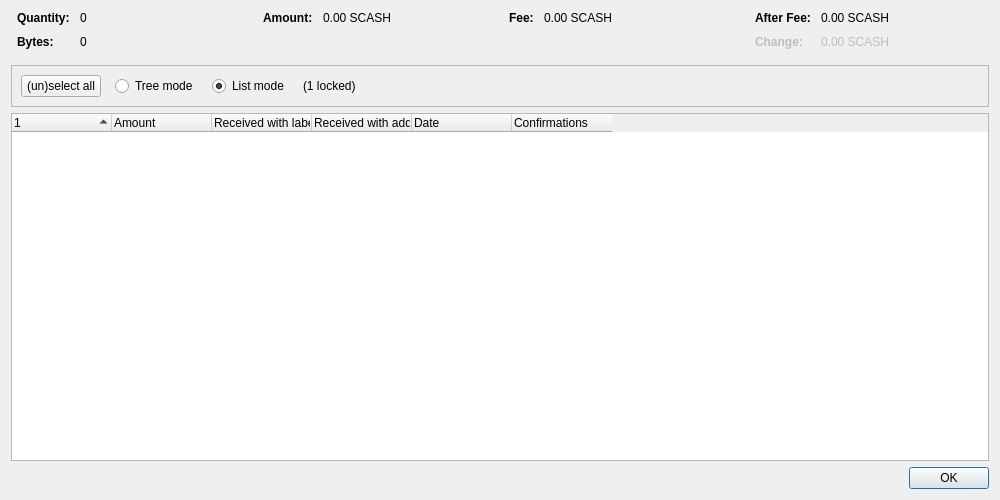
<?xml version="1.0" encoding="UTF-8"?>
<ui version="4.0">
 <class>CoinControlDialog</class>
 <widget class="QDialog" name="CoinControlDialog">
  <property name="geometry">
   <rect>
    <x>0</x>
    <y>0</y>
    <width>1000</width>
    <height>500</height>
   </rect>
  </property>
  <property name="windowTitle">
   <string>Coin Selection</string>
  </property>
  <layout class="QVBoxLayout" name="verticalLayout">
   <item>
    <layout class="QHBoxLayout" name="horizontalLayoutTop" stretch="0,0,0,0">
     <property name="topMargin">
      <number>0</number>
     </property>
     <property name="bottomMargin">
      <number>10</number>
     </property>
     <item>
      <layout class="QFormLayout" name="formLayoutCoinControl1">
       <property name="labelAlignment">
        <set>Qt::AlignLeft|Qt::AlignVCenter</set>
       </property>
       <property name="horizontalSpacing">
        <number>10</number>
       </property>
       <property name="verticalSpacing">
        <number>10</number>
       </property>
       <property name="leftMargin">
        <number>6</number>
       </property>
       <property name="rightMargin">
        <number>6</number>
       </property>
       <item row="0" column="0">
        <widget class="QLabel" name="labelCoinControlQuantityText">
         <property name="font">
          <font>
           <weight>75</weight>
           <bold>true</bold>
          </font>
         </property>
         <property name="text">
          <string>Quantity:</string>
         </property>
        </widget>
       </item>
       <item row="0" column="1">
        <widget class="QLabel" name="labelCoinControlQuantity">
         <property name="cursor">
          <cursorShape>IBeamCursor</cursorShape>
         </property>
         <property name="contextMenuPolicy">
          <enum>Qt::ActionsContextMenu</enum>
         </property>
         <property name="text">
          <string notr="true">0</string>
         </property>
         <property name="textInteractionFlags">
          <set>Qt::LinksAccessibleByMouse|Qt::TextSelectableByKeyboard|Qt::TextSelectableByMouse</set>
         </property>
        </widget>
       </item>
       <item row="1" column="0">
        <widget class="QLabel" name="labelCoinControlBytesText">
         <property name="font">
          <font>
           <weight>75</weight>
           <bold>true</bold>
          </font>
         </property>
         <property name="text">
          <string>Bytes:</string>
         </property>
        </widget>
       </item>
       <item row="1" column="1">
        <widget class="QLabel" name="labelCoinControlBytes">
         <property name="cursor">
          <cursorShape>IBeamCursor</cursorShape>
         </property>
         <property name="contextMenuPolicy">
          <enum>Qt::ActionsContextMenu</enum>
         </property>
         <property name="text">
          <string notr="true">0</string>
         </property>
         <property name="textInteractionFlags">
          <set>Qt::LinksAccessibleByMouse|Qt::TextSelectableByKeyboard|Qt::TextSelectableByMouse</set>
         </property>
        </widget>
       </item>
      </layout>
     </item>
     <item>
      <layout class="QFormLayout" name="formLayoutCoinControl2">
       <property name="horizontalSpacing">
        <number>10</number>
       </property>
       <property name="verticalSpacing">
        <number>10</number>
       </property>
       <property name="leftMargin">
        <number>6</number>
       </property>
       <property name="rightMargin">
        <number>6</number>
       </property>
       <item row="0" column="0">
        <widget class="QLabel" name="labelCoinControlAmountText">
         <property name="font">
          <font>
           <weight>75</weight>
           <bold>true</bold>
          </font>
         </property>
         <property name="text">
          <string>Amount:</string>
         </property>
        </widget>
       </item>
       <item row="0" column="1">
        <widget class="QLabel" name="labelCoinControlAmount">
         <property name="cursor">
          <cursorShape>IBeamCursor</cursorShape>
         </property>
         <property name="contextMenuPolicy">
          <enum>Qt::ActionsContextMenu</enum>
         </property>
         <property name="text">
          <string notr="true">0.00 SCASH</string>
         </property>
         <property name="textInteractionFlags">
          <set>Qt::LinksAccessibleByMouse|Qt::TextSelectableByKeyboard|Qt::TextSelectableByMouse</set>
         </property>
        </widget>
       </item>
      </layout>
     </item>
     <item>
      <layout class="QFormLayout" name="formLayoutCoinControl3">
       <property name="horizontalSpacing">
        <number>10</number>
       </property>
       <property name="verticalSpacing">
        <number>10</number>
       </property>
       <property name="leftMargin">
        <number>6</number>
       </property>
       <property name="rightMargin">
        <number>6</number>
       </property>
       <item row="0" column="0">
        <widget class="QLabel" name="labelCoinControlFeeText">
         <property name="font">
          <font>
           <weight>75</weight>
           <bold>true</bold>
          </font>
         </property>
         <property name="text">
          <string>Fee:</string>
         </property>
        </widget>
       </item>
       <item row="0" column="1">
        <widget class="QLabel" name="labelCoinControlFee">
         <property name="cursor">
          <cursorShape>IBeamCursor</cursorShape>
         </property>
         <property name="contextMenuPolicy">
          <enum>Qt::ActionsContextMenu</enum>
         </property>
         <property name="text">
          <string notr="true">0.00 SCASH</string>
         </property>
         <property name="textInteractionFlags">
          <set>Qt::LinksAccessibleByMouse|Qt::TextSelectableByKeyboard|Qt::TextSelectableByMouse</set>
         </property>
        </widget>
       </item>
      </layout>
     </item>
     <item>
      <layout class="QFormLayout" name="formLayoutCoinControl4">
       <property name="labelAlignment">
        <set>Qt::AlignLeft|Qt::AlignVCenter</set>
       </property>
       <property name="horizontalSpacing">
        <number>10</number>
       </property>
       <property name="verticalSpacing">
        <number>10</number>
       </property>
       <property name="leftMargin">
        <number>6</number>
       </property>
       <property name="rightMargin">
        <number>6</number>
       </property>
       <item row="0" column="0">
        <widget class="QLabel" name="labelCoinControlAfterFeeText">
         <property name="font">
          <font>
           <weight>75</weight>
           <bold>true</bold>
          </font>
         </property>
         <property name="text">
          <string>After Fee:</string>
         </property>
        </widget>
       </item>
       <item row="0" column="1">
        <widget class="QLabel" name="labelCoinControlAfterFee">
         <property name="cursor">
          <cursorShape>IBeamCursor</cursorShape>
         </property>
         <property name="contextMenuPolicy">
          <enum>Qt::ActionsContextMenu</enum>
         </property>
         <property name="text">
          <string notr="true">0.00 SCASH</string>
         </property>
         <property name="textInteractionFlags">
          <set>Qt::LinksAccessibleByMouse|Qt::TextSelectableByKeyboard|Qt::TextSelectableByMouse</set>
         </property>
        </widget>
       </item>
       <item row="1" column="0">
        <widget class="QLabel" name="labelCoinControlChangeText">
         <property name="enabled">
          <bool>false</bool>
         </property>
         <property name="font">
          <font>
           <weight>75</weight>
           <bold>true</bold>
          </font>
         </property>
         <property name="text">
          <string>Change:</string>
         </property>
        </widget>
       </item>
       <item row="1" column="1">
        <widget class="QLabel" name="labelCoinControlChange">
         <property name="enabled">
          <bool>false</bool>
         </property>
         <property name="cursor">
          <cursorShape>IBeamCursor</cursorShape>
         </property>
         <property name="contextMenuPolicy">
          <enum>Qt::ActionsContextMenu</enum>
         </property>
         <property name="text">
          <string notr="true">0.00 SCASH</string>
         </property>
         <property name="textInteractionFlags">
          <set>Qt::LinksAccessibleByMouse|Qt::TextSelectableByKeyboard|Qt::TextSelectableByMouse</set>
         </property>
        </widget>
       </item>
      </layout>
     </item>
    </layout>
   </item>
   <item>
    <widget class="QFrame" name="frame">
     <property name="minimumSize">
      <size>
       <width>0</width>
       <height>40</height>
      </size>
     </property>
     <property name="frameShape">
      <enum>QFrame::StyledPanel</enum>
     </property>
     <property name="frameShadow">
      <enum>QFrame::Sunken</enum>
     </property>
     <layout class="QHBoxLayout" name="horizontalLayout">
      <item>
       <layout class="QHBoxLayout" name="horizontalLayoutPanel" stretch="0,0,0,0,0">
        <property name="spacing">
         <number>14</number>
        </property>
        <item>
         <widget class="QPushButton" name="pushButtonSelectAll">
          <property name="sizePolicy">
           <sizepolicy hsizetype="Maximum" vsizetype="Fixed">
            <horstretch>0</horstretch>
            <verstretch>0</verstretch>
           </sizepolicy>
          </property>
          <property name="text">
           <string>(un)select all</string>
          </property>
          <property name="autoDefault">
           <bool>false</bool>
          </property>
         </widget>
        </item>
        <item>
         <widget class="QRadioButton" name="radioTreeMode">
          <property name="sizePolicy">
           <sizepolicy hsizetype="Maximum" vsizetype="Fixed">
            <horstretch>0</horstretch>
            <verstretch>0</verstretch>
           </sizepolicy>
          </property>
          <property name="text">
           <string>Tree mode</string>
          </property>
         </widget>
        </item>
        <item>
         <widget class="QRadioButton" name="radioListMode">
          <property name="sizePolicy">
           <sizepolicy hsizetype="Maximum" vsizetype="Fixed">
            <horstretch>0</horstretch>
            <verstretch>0</verstretch>
           </sizepolicy>
          </property>
          <property name="text">
           <string>List mode</string>
          </property>
          <property name="checked">
           <bool>true</bool>
          </property>
         </widget>
        </item>
        <item>
         <widget class="QLabel" name="labelLocked">
          <property name="text">
           <string notr="true">(1 locked)</string>
          </property>
         </widget>
        </item>
        <item>
         <spacer name="horizontalSpacer">
          <property name="orientation">
           <enum>Qt::Horizontal</enum>
          </property>
          <property name="sizeHint" stdset="0">
           <size>
            <width>40</width>
            <height>20</height>
           </size>
          </property>
         </spacer>
        </item>
       </layout>
      </item>
     </layout>
    </widget>
   </item>
   <item>
    <widget class="CoinControlTreeWidget" name="treeWidget">
     <property name="contextMenuPolicy">
      <enum>Qt::CustomContextMenu</enum>
     </property>
     <property name="sortingEnabled">
      <bool>false</bool>
     </property>
     <property name="columnCount">
      <number>6</number>
     </property>
     <attribute name="headerShowSortIndicator" stdset="0">
      <bool>true</bool>
     </attribute>
     <attribute name="headerStretchLastSection">
      <bool>false</bool>
     </attribute>
     <column>
      <property name="text">
       <string/>
      </property>
     </column>
     <column>
      <property name="text">
       <string>Amount</string>
      </property>
     </column>
     <column>
      <property name="text">
       <string>Received with label</string>
      </property>
     </column>
     <column>
      <property name="text">
       <string>Received with address</string>
      </property>
     </column>
     <column>
      <property name="text">
       <string>Date</string>
      </property>
     </column>
     <column>
      <property name="text">
       <string>Confirmations</string>
      </property>
      <property name="toolTip">
       <string>Confirmed</string>
      </property>
     </column>
     <column>
      <property name="text">
       <string/>
      </property>
     </column>
     <column>
      <property name="text">
       <string/>
      </property>
     </column>
     <column>
      <property name="text">
       <string/>
      </property>
     </column>
     <column>
      <property name="text">
       <string/>
      </property>
     </column>
    </widget>
   </item>
   <item>
    <widget class="QDialogButtonBox" name="buttonBox">
     <property name="orientation">
      <enum>Qt::Horizontal</enum>
     </property>
     <property name="standardButtons">
      <set>QDialogButtonBox::Ok</set>
     </property>
    </widget>
   </item>
  </layout>
 </widget>
 <customwidgets>
  <customwidget>
   <class>CoinControlTreeWidget</class>
   <extends>QTreeWidget</extends>
   <header>qt/coincontroltreewidget.h</header>
  </customwidget>
 </customwidgets>
 <resources/>
 <connections/>
</ui>
